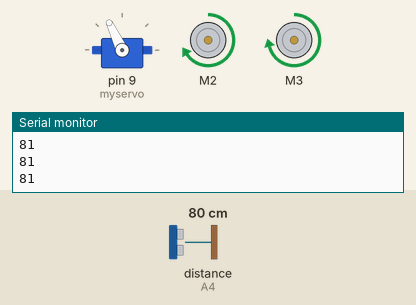
Simulated run of this sketch. Board: Arduino Uno, built with avr-gcc and run on an emulated ATmega328P. Shown: servo, 2 × DC motor (green arrow = forward, orange = backward, longer = faster), the last lines printed to the serial monitor. The inputs (shaded band) are chosen by the test bench; at power-on: distance to the obstacle (sensor on A4) 80 cm. The echo pulse lasts 58.3 µs per cm.

Above: at 3.9 s.
4.0 s: distance to the obstacle (sensor on A4) set to 27 cm
5.5 s: distance to the obstacle (sensor on A4) set to 23 cm
At 7.2 s:
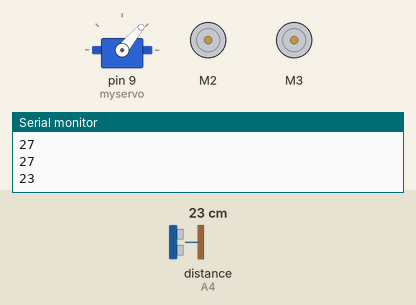
8.5 s: distance to the obstacle (sensor on A4) set to 35 cm
At 8.61 s:
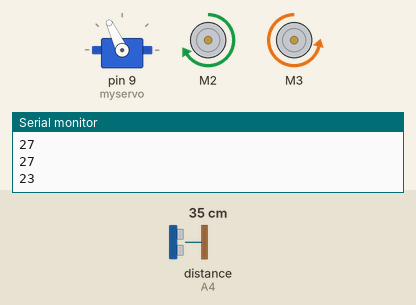
10.8 s: distance to the obstacle (sensor on A4) set to 2 cm
At 13.3 s:
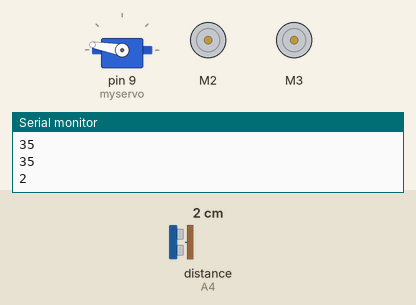
13.8 s: distance to the obstacle (sensor on A4) set to 28 cm
At 14.14 s:
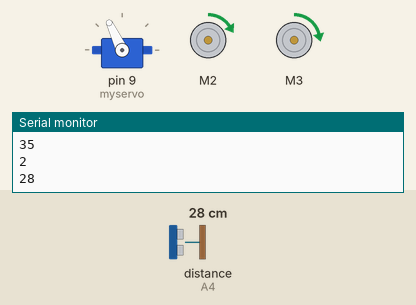
Timing chart, 0 to 16.8 s (numbered marks = the images above; inputs shaded):
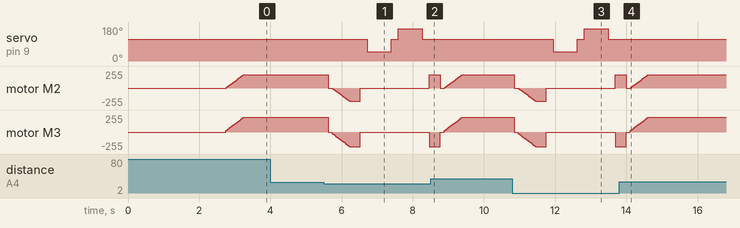

Measured:
- the behaviour switches between 26 and 25 cm on distance to the obstacle (sensor on A4) (found by bisection; images 0 and 1)
- after the input at 5.5 s, servo on pin 9 (myservo): 115° → 50° after 1.2 s, → 115° 0.67 s later, → 170° 0.20 s later, → 115° 0.67 s later
- after the input at 8.5 s, servo on pin 9 (myservo): stays 115° (without the input it goes to 50° after 1.5 s)
- after the input at 10.8 s, servo on pin 9 (myservo): 115° → 50° after 1.2 s, → 115° 0.67 s later, → 170° 0.20 s later, → 115° 0.67 s later
- after the input at 13.8 s, servo on pin 9 (myservo): stays 115° (without the input it goes to 50° after 1.4 s)

The sketch:

robot_avoider.ino
```cpp
#include <AFMotor.h>
#include <NewPing.h>
#include <Servo.h>

#define TRIG_PIN A5
#define ECHO_PIN A4
#define MAX_DISTANCE 250
#define MAX_SPEED 200 // sets speed of DC  motors
#define MAX_SPEED_OFFSET 20

NewPing sonar(TRIG_PIN, ECHO_PIN, MAX_DISTANCE);

AF_DCMotor motor1(2, MOTOR12_1KHZ);
AF_DCMotor motor2(3, MOTOR12_1KHZ);

Servo myservo;

boolean goesForward=false;
int distance = 100;
int speedSet = 0;

void setup() {
Serial.begin(9600);
  myservo.attach(9);
  myservo.write(115);
  delay(2000);
  distance = readPing();
  delay(100);
  distance = readPing();
  delay(100);
  distance = readPing();
  delay(100);
  distance = readPing();
  delay(100);
}

void loop() {
 int distanceR = 0;
 int distanceL =  0;
 delay(40);
 Serial.println(distance);
 if(distance<=25)
 {
  moveStop();
  delay(100);
  moveBackward();
  delay(300);
  moveStop();
  delay(200);
  distanceR = lookRight();
  delay(200);
  distanceL = lookLeft();
  delay(200);

  if(distanceR>=distanceL)
  {
    turnRight();
    moveStop();
  }else
  {
    turnLeft();
    moveStop();
  }
 }else
 {
  moveForward();
 }
 distance = readPing();
}

int lookRight()
{
    myservo.write(50);
    delay(500);
    int distance = readPing();
    delay(100);
    myservo.write(115);
    return distance;
}

int lookLeft()
{
    myservo.write(170);
    delay(500);
    int distance = readPing();
    delay(100);
    myservo.write(115);
    return distance;
    delay(100);
}

int readPing() {
  delay(70);
  int cm = sonar.ping_cm();
  if(cm==0)
  {
    cm = 250;
  }
  return cm;
}

void moveStop() {
  motor1.run(RELEASE);
  motor2.run(RELEASE);
  }

void moveForward() {

 if(!goesForward)
  {
    goesForward=true;
    motor1.run(FORWARD);
    motor2.run(FORWARD);
   for (speedSet = 0; speedSet < MAX_SPEED; speedSet +=2) // slowly bring the speed up to avoid loading down the batteries too quickly
   {
    motor1.setSpeed(speedSet);
    motor2.setSpeed(speedSet+MAX_SPEED_OFFSET);
    delay(5);
   }
  }
}

void moveBackward() {
    goesForward=false;
    motor1.run(BACKWARD);
    motor2.run(BACKWARD);
  for (speedSet = 0; speedSet < MAX_SPEED; speedSet +=2) // slowly bring the speed up to avoid loading down the batteries too quickly
  {
    motor1.setSpeed(speedSet);
    motor2.setSpeed(speedSet+MAX_SPEED_OFFSET);
    delay(5);
  }
}

void turnRight() {
  motor1.run(FORWARD);
  motor2.run(BACKWARD);
  delay(300);
  motor1.run(FORWARD);
  motor2.run(FORWARD);
}

void turnLeft() {
  motor1.run(BACKWARD);
  motor2.run(FORWARD);
  delay(300);
  motor1.run(FORWARD);
  motor2.run(FORWARD);
}
```
